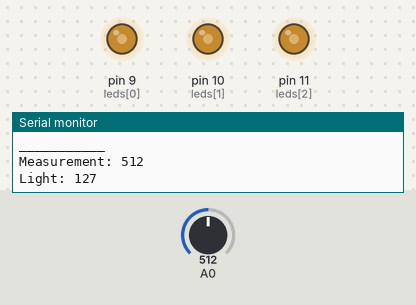
This sketch was run on a simulated Arduino Uno, built with avr-gcc and run on an emulated ATmega328P. Parts: output pins drawn as LEDs (lit = HIGH), the last lines printed to the serial monitor. The test bench sets the inputs (shaded band); at power-on: A0 = 512.

Above: at 2.4 s.
2.5 s: A0 set to 496
At 5.8 s:
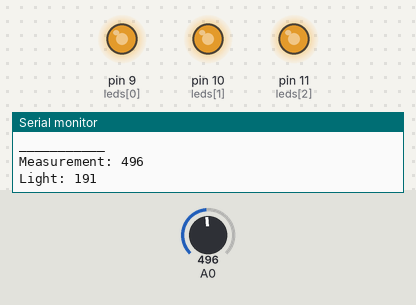
6.1 s: A0 set to 521
At 7.5 s:
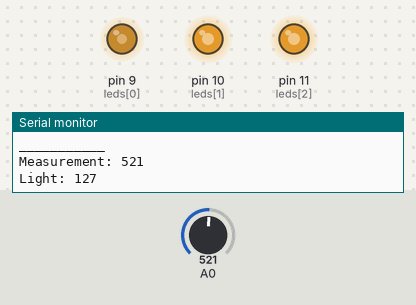
9.3 s: A0 set to 750
11.8 s: A0 set to 777
At 14.6 s:
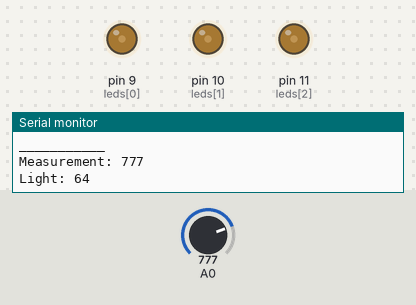
15.7 s: A0 set to 757
At 17.1 s:
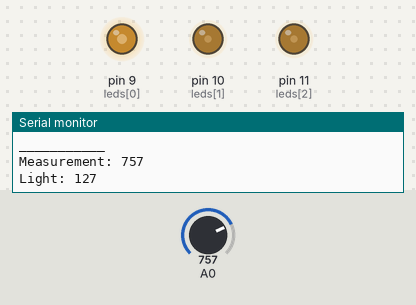
18.9 s: A0 set to 900
At 20.31 s:
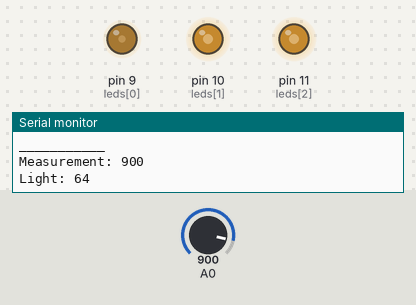
Timing chart, 0 to 22.1 s (numbered marks = the images above; inputs shaded):
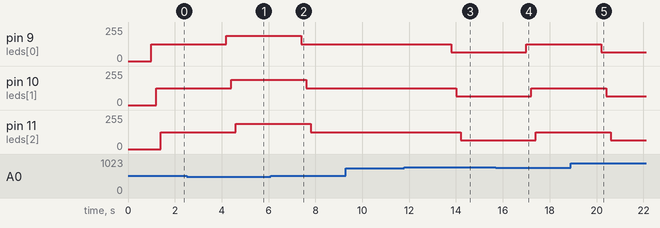

The sketch:

rodriguez_ej3.ino
```cpp
// Global variables definitions

int leds[]={9,10,11}; // Digital pins 9, 10 and 11
int measure = 0; // variable to store the value read by the sensor
int light = 0; // variable to set the value of the light depending on the measuremente

void setup() {
  // Initialize digital pins (9, 10 and 11) as an output.
  pinMode(leds[0], OUTPUT);
  pinMode(leds[1], OUTPUT);
  pinMode(leds[2], OUTPUT);

  Serial.begin(9600); // To be able to monitorize
}

void loop() {
  lightUp(); // Call the private function
}

// Private function to monitor the execution
void monitoring() {
  Serial.println("___________");
  Serial.print("Measurement: ");
  Serial.println(measure);
  Serial.print("Light: ");
  Serial.println(light);
  delay(1000);
}

void lightUp() {
  measure=analogRead(0); // Get the value from the light sensor

  // Depending on the measurement, we set a value to global variable light according to the exercise
  if (measure >= 0 && measure <= 255) {
    light = 255;
  } else if (measure >= 256 && measure <= 511) {
    light = 191;
  } else if (measure >= 512 && measure <= 767) {
    light = 127;
  } else {
    light = 64;
  }

  monitoring(); // Call private function to monitor the execution once we have read the measurement from the light sensor
  for (int i=0; i < 3; i++){
    analogWrite(leds[i],light); // Setting light value to the pins
    delay(200);                 // Wait for a 200ms.
  }
}
```

Measured:
- the behaviour switches between 512 and 511 on A0 (found by bisection; images 0 and 1)
- the behaviour switches between 767 and 768 on A0 (found by bisection; images 2 and 3)
- after the input at 2.5 s, pin 9 (leds[0]): 127/255 → 191/255 after 1.7 s; pin 10 (leds[1]): 127/255 → 191/255 after 1.9 s; pin 11 (leds[2]): 127/255 → 191/255 after 2.1 s
- after the input at 6.1 s, pin 9 (leds[0]): 191/255 → 127/255 after 1.3 s; pin 10 (leds[1]): 191/255 → 127/255 after 1.5 s; pin 11 (leds[2]): 191/255 → 127/255 after 1.7 s
- after the input at 11.8 s, pin 9 (leds[0]): 127/255 → 64/255 after 2.0 s; pin 10 (leds[1]): 127/255 → 64/255 after 2.2 s; pin 11 (leds[2]): 127/255 → 64/255 after 2.4 s
- after the input at 15.7 s, pin 9 (leds[0]): 64/255 → 127/255 after 1.3 s; pin 10 (leds[1]): 64/255 → 127/255 after 1.5 s; pin 11 (leds[2]): 64/255 → 127/255 after 1.7 s
- after the input at 18.9 s, pin 9 (leds[0]): 127/255 → 64/255 after 1.3 s; pin 10 (leds[1]): 127/255 → 64/255 after 1.5 s; pin 11 (leds[2]): 127/255 → 64/255 after 1.7 s
